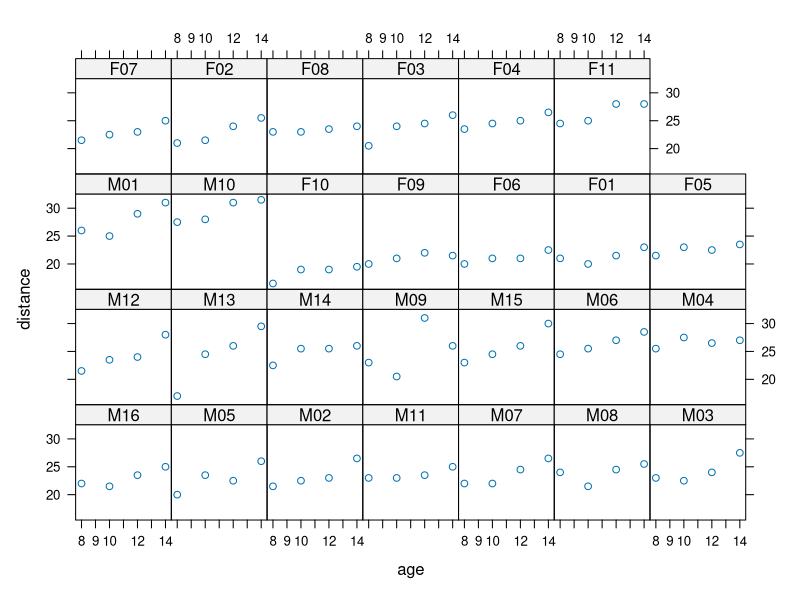
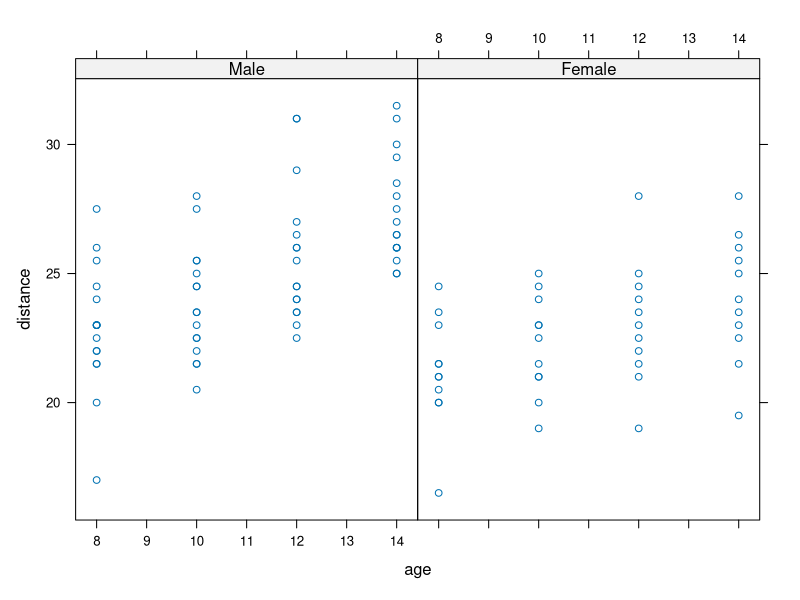
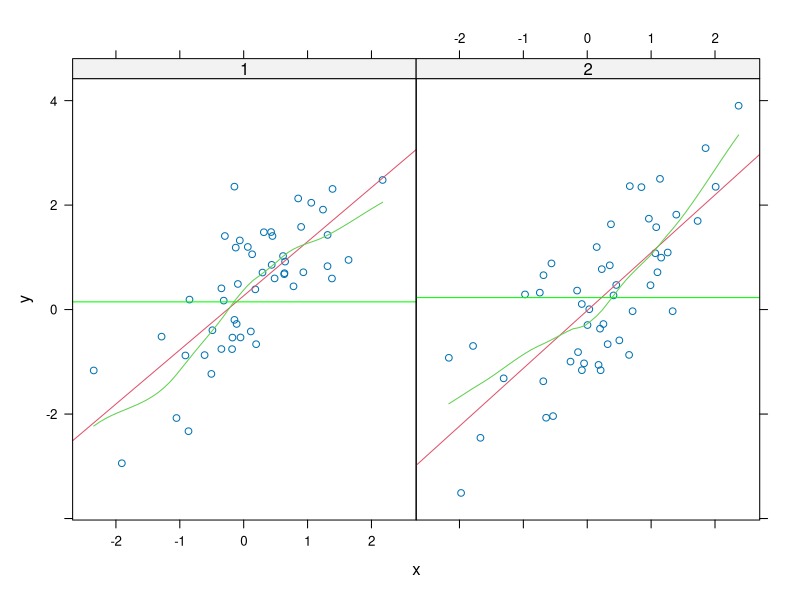
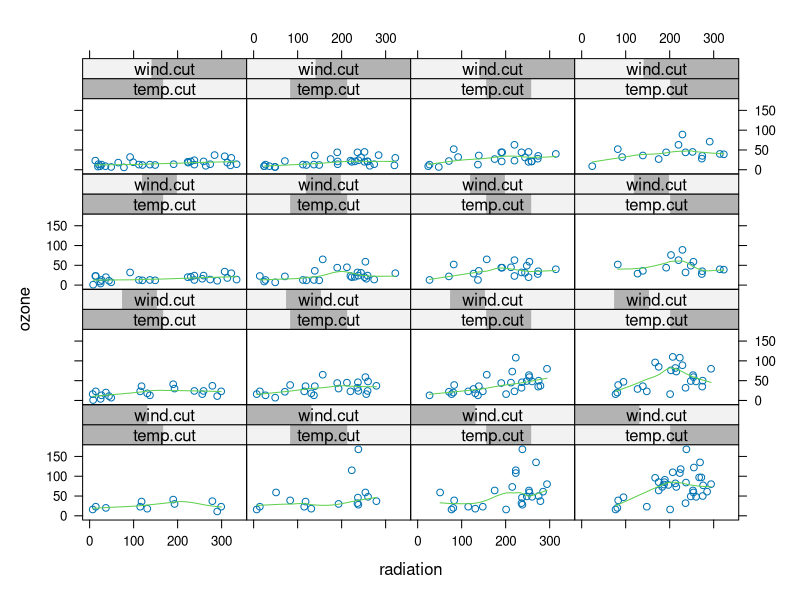
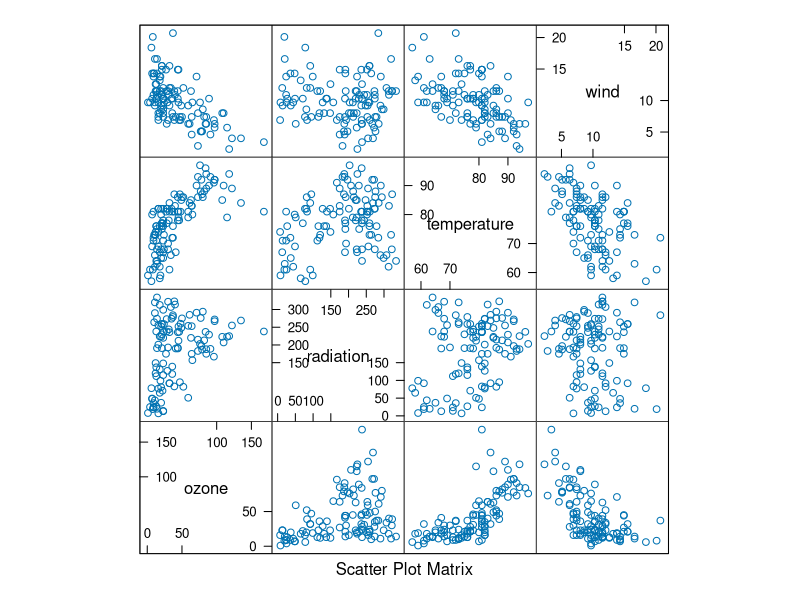

R code for these plots, in order:
# xyplot, bwplot, histogram, stripplot, dotplot, splom, levelplot

# lattice functions take a formula which can include conditioning variables
# y ~ x | f * g
library(lattice)
library(nlme)
xyplot(distance ~ age | Subject, data = Orthodont)
xyplot(distance ~ age | Sex, data = Orthodont)

# lattice functions return a trellis object, which is autoprinted. the object
# can be treated like any other variablae (i.e saved)

# it is also possible to control what gets displayed in the panels
x <- rnorm(100)
y <- x + rnorm(100)
g = gl(2, 50)
xyplot(y ~ x | g,
  panel = function(x, y, ...){
    panel.xyplot(x, y, ...) # default xyplot 
    panel.lmline(x, y, col = 2)   # linear regression line
    panel.loess(x, y, col = 3) # polynomial regression line
    panel.abline(mean(x), col="green") # mean
  })

# ------------------------------------------------------------------------------

data(environmental)

# since temp is continuous, we have to force it to have a discrete
# number of bins
temp.cut <- equal.count(environmental$temperature, 4)
wind.cut <- equal.count(environmental$wind, 4)
xyplot(ozone ~ radiation | temp.cut * wind.cut, data = environmental,
  panel = function(x, y, ...){
    panel.xyplot(x, y, ...) # default xyplot 
    panel.loess(x, y, col = 3) # polynomial regression line    
  })

# ------------------------------------------------------------------------------
# pair-wise scatterplots
splom(environmental)
